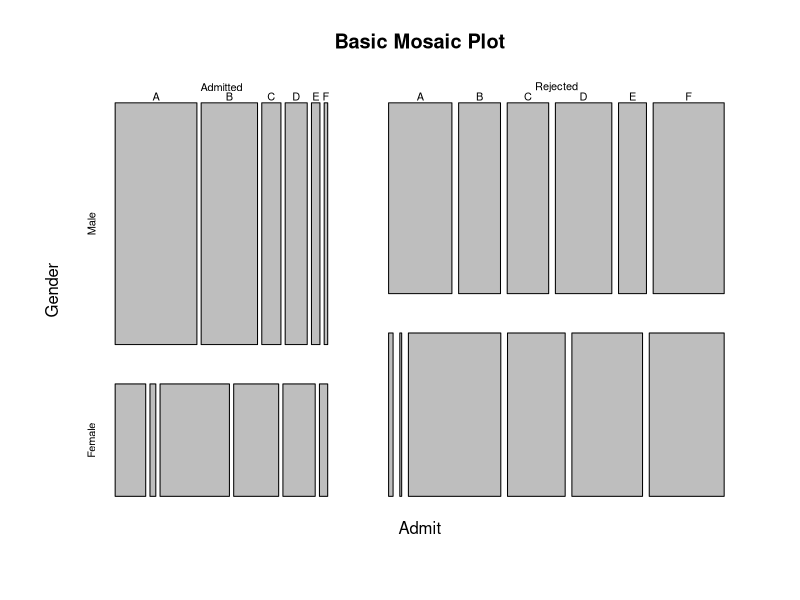
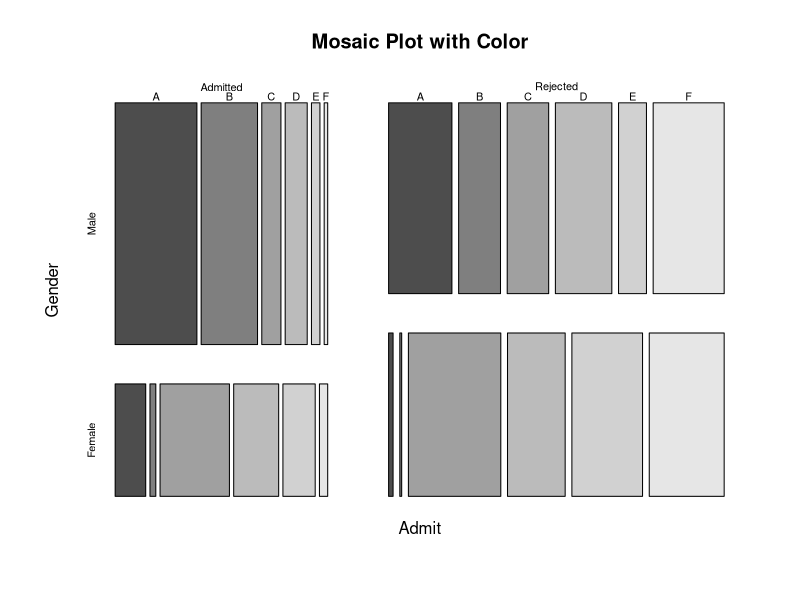
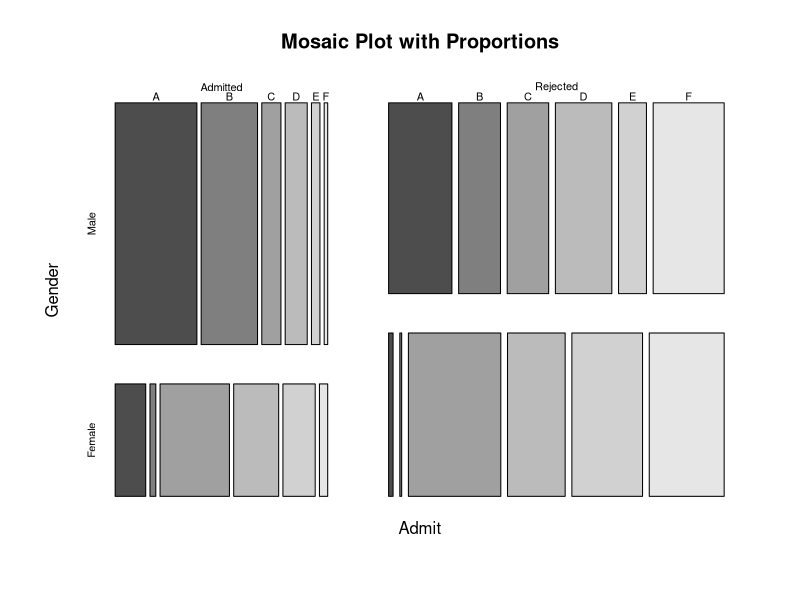
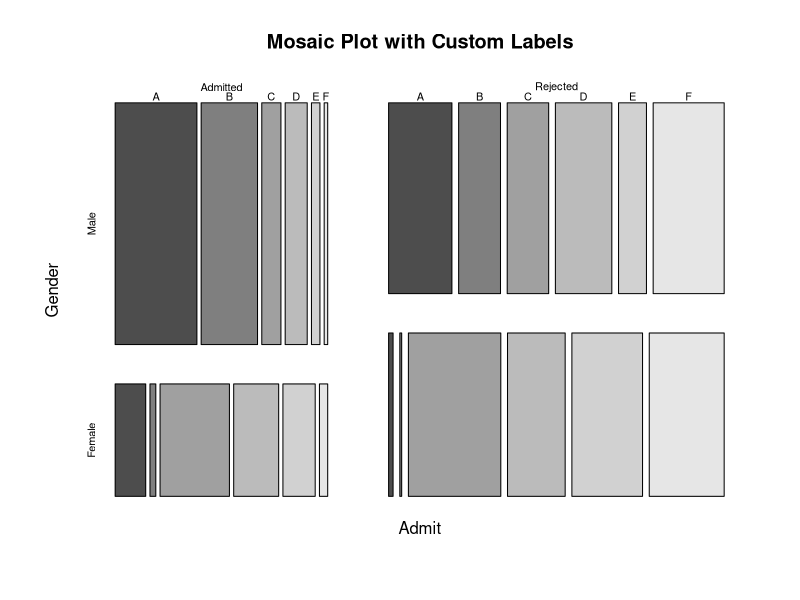
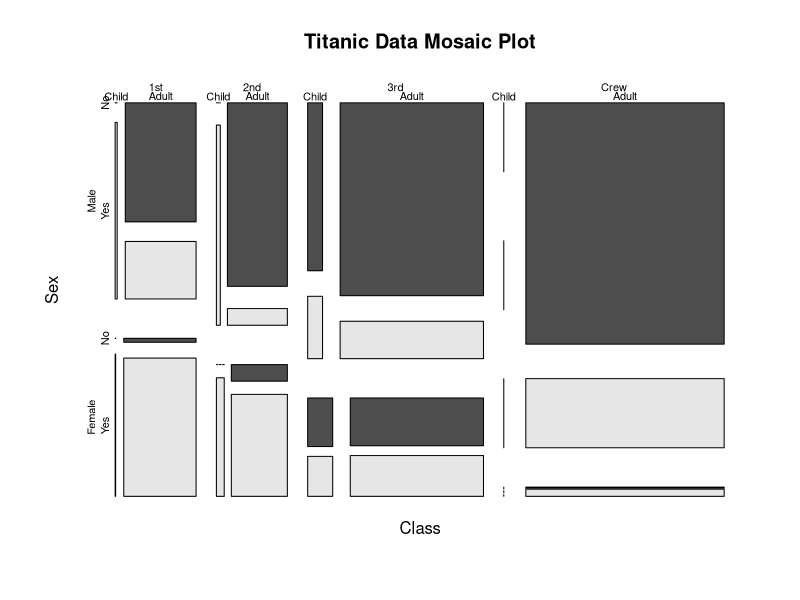
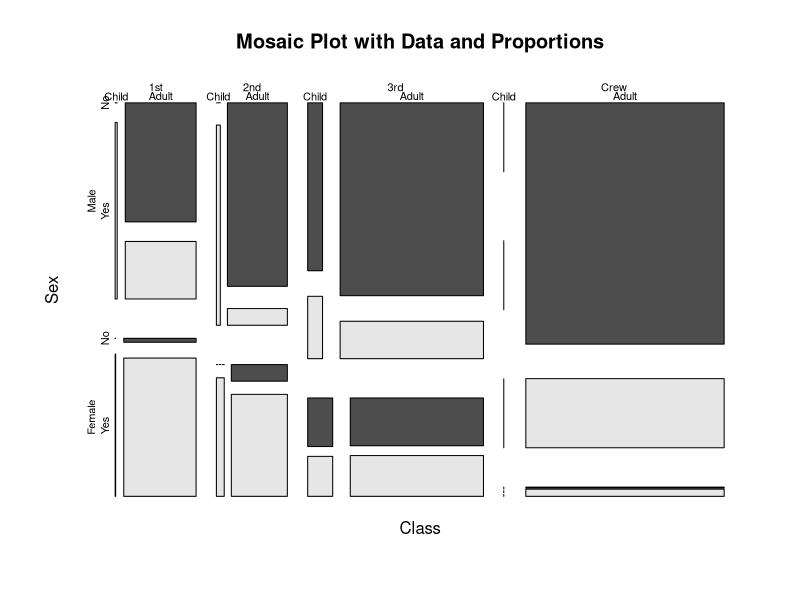

These charts were generated, in order, by the following R code:
# 모자이크 플롯(mosaicplot) 실습 예제

# 데이터 생성
# 예를 들어, `UCBAdmissions` 데이터셋은 학생들의 학부 모집 상황을 나타냅니다.
data(UCBAdmissions)
admissions_table <- as.table(UCBAdmissions)

# 1. 기본 모자이크 플롯
mosaicplot(admissions_table, main = "Basic Mosaic Plot")

# 2. 모자이크 플롯의 색상 지정
# 색상을 추가하여 각 부분의 빈도를 시각적으로 구분할 수 있습니다.
mosaicplot(admissions_table, main = "Mosaic Plot with Color", color = TRUE)

# 3. 모자이크 플롯의 비율 표시
# 비율을 표시하여 각 영역의 상대적 비율을 시각적으로 명확하게 나타냅니다.
mosaicplot(admissions_table, main = "Mosaic Plot with Proportions", color = TRUE, 
           labeling_args = list(rot = 45, cex = 0.8))

# 4. 사용자 정의 라벨 및 텍스트
# 각 모자이크 조각에 레이블을 추가하여 정보를 명확하게 전달합니다.
mosaicplot(admissions_table, main = "Mosaic Plot with Custom Labels", color = TRUE, 
           labeling_args = list(rot = 90, cex = 0.8))

# 5. 데이터 변형을 통한 모자이크 플롯
# 데이터를 변형하여 다른 시각적 표현을 실습합니다.
# 예를 들어, `Titanic` 데이터셋을 사용하여 모자이크 플롯을 그립니다.
data(Titanic)
titanic_table <- as.table(Titanic)
mosaicplot(titanic_table, main = "Titanic Data Mosaic Plot", color = TRUE)

# 6. 모자이크 플롯에 데이터와 비율 추가
# 데이터와 비율을 함께 표시하여 각 영역의 비율을 명확하게 나타냅니다.
mosaicplot(titanic_table, main = "Mosaic Plot with Data and Proportions", color = TRUE, 
           labeling_args = list(rot = 45, cex = 0.8, bg = "white"))
